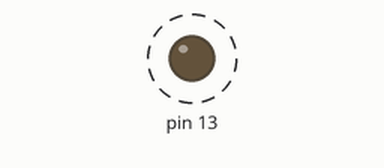
This sketch was run on a simulated Arduino Uno, built with avr-gcc and run on an emulated ATmega328P. On the bench: output pins drawn as LEDs (lit = HIGH). Dashed ring = blinking. What the sketch prints to the serial monitor is not drawn.

Above: at 0.2 s.
Timing chart, 0 to 3.0 s (numbered marks = the images above):
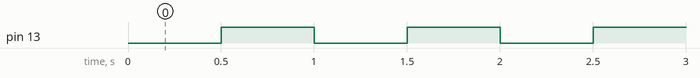

The sketch:

heartbeat.ino
```cpp
int previousMillis=0;

void setup() {
  // put your setup code here, to run once:
  Serial.begin(9600);
  pinMode(13, OUTPUT);

}
void loop() {
  // put your main code here, to run repeatedly:

  //turns led on after .5s and off after another .5s
  delay(500);
  digitalWrite(13, HIGH);
  delay(500);
  digitalWrite(13, LOW);

  //update the time after the entire second has passed
  int time = millis();
  Serial.print(time/1000);
  Serial.println(" seconds have elapsed");

  //how many milliseconds pass
  Serial.print(time-previousMillis);
  Serial.println(" milliseconds have passed");
}
```

Measured:
- by itself, pin 13: alternates HIGH for 0.50 s and LOW for 0.50 s
